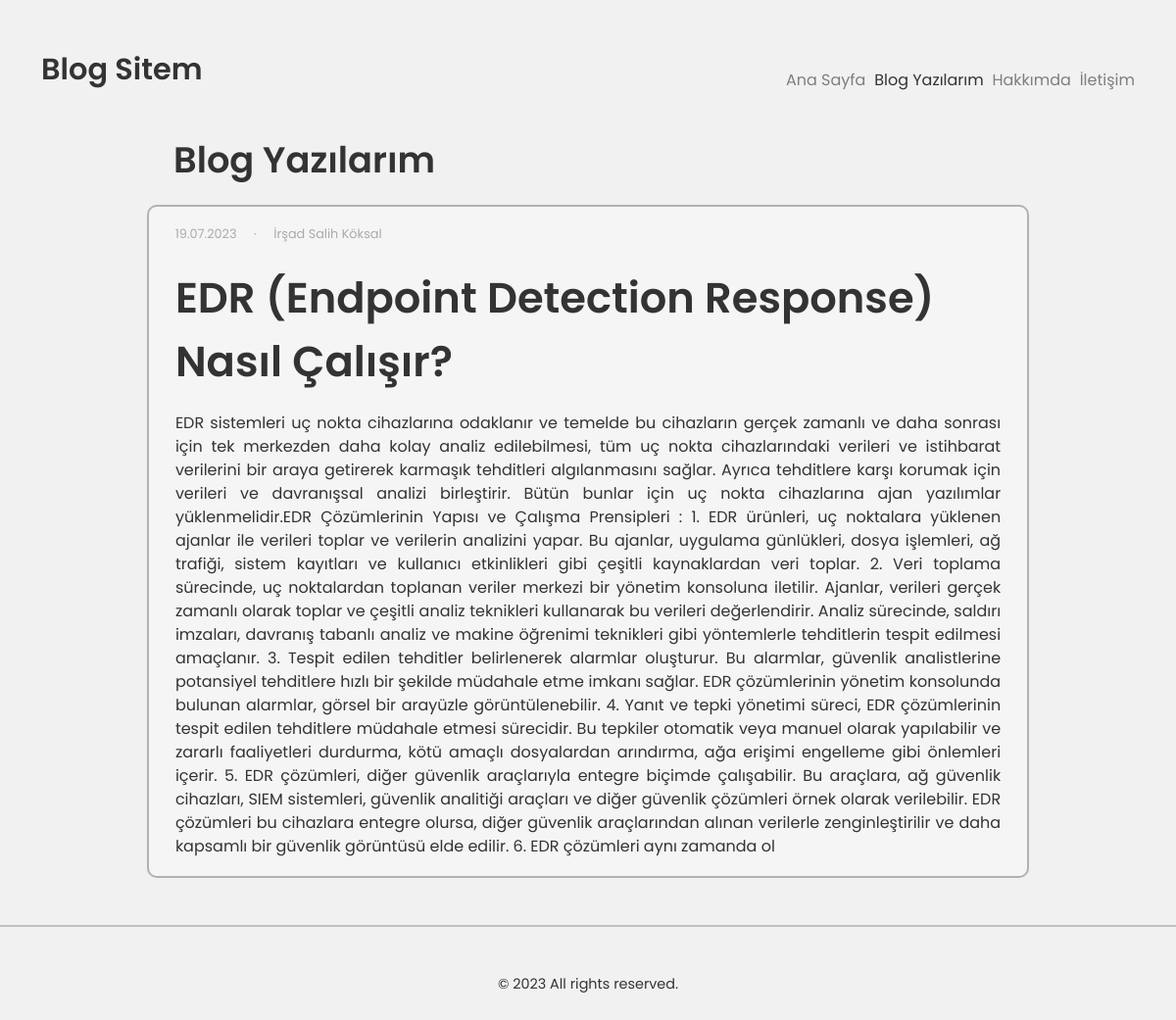
The app's page /yazi.php?id=6 with its own data.
### tables this page shows
CREATE TABLE "blog" (
	"id"	INTEGER,
	"baslik"	TEXT,
	"icerik"	TEXT,
	"gorsel"	TEXT,
	"tarih"	TEXT,
	PRIMARY KEY("id")
);

### yazi.php (the view, shortened to what this page needs)
<?php
$pdo = new PDO('sqlite:veritabani.db');
if ($_GET['id']) {
  $id=$_GET['id'];
  $yazi = $pdo->query('SELECT * FROM blog where id='.$id )->fetch(PDO::FETCH_ASSOC);
}else {
  header("location:index.php");
}
?>
<!DOCTYPE html>
<html lang="tr">
<head>
    <link rel="stylesheet" type="text/css" href="assets/fonts/flaticon/flaticon.css">
    <link rel="stylesheet" href="assets/css/bootstrap.min.css">
    <link rel="stylesheet" href="assets/css/style.css">
    <link rel="stylesheet" href="assets/css/mobile.css">
</head>
<body>
    <header>
        <div class="container">
            <div class="header-wrapper mt-5">
                <div class="row header-content">
                    <div class="header-title col-md-8">
                        <a href="./">Blog Sitem</a>
                    </div>
                    <div class="header-menu col-md-4">
                        <ul>
                            <li>
                                <a href="./">Ana Sayfa</a>
                            </li>
                            <li>
                                <a href="blog.php" style="opacity: 100%;">Blog Yazılarım</a>
                            </li>
                            <li>
                                <a href="hakkimda.php">Hakkımda</a>
                            </li>
                            <li>
                                <a href="iletisim.php">İletişim</a>
                            </li>
                        </ul>
                    </div>
                </div>
            </div>
        </div>
    </header>
    <div class="blog-wrapper">
        <div class="container mt-4">
            <div class="blog-container">
                <div class="blog-top-title">
                    Blog Yazılarım
                </div>
                <div class="blog-container-text">
                    <div class="blog-text-meta-info">
                        <ul>
                            <li>
                                <div class="blog-text-date">
                                    <?=date('d.m.Y',strtotime($yazi['tarih'])); ?>
                                </div>
                                <div class="blog-text-meta-dot">
                                    ·
                                </div>
                                <div class="blog-text-author">
                                    İrşad Salih Köksal
                                </div>
                            </li>
                        </ul>
                    </div>
                    <div class="blog-text-title">
                        <?=$yazi['baslik']; ?>
                    </div>
                    <div class="blog-text">
                       <?=$yazi['icerik']; ?>
                   </div>
               </div>
           </div>
       </div>
   </div>
   <footer>
    <hr>
<div class="container text-center mt-5 mb-5" >
    <div class="copyright">
        © 2023 All rights reserved.
    </div>
</div>
</footer>
</body>
</html>

### assets/css/style.css (style rules this page uses)
body { background-color: #f1f1f1; font-family: 'Poppins', sans-serif; color: #333; }
header { z-index: 999; }
header .header-wrapper .header-content { align-items: flex-end; }
header .header-wrapper .header-title a { text-decoration: none; color: #333; font-size: 1.9rem; font-weight: 600; }
header .header-wrapper .header-menu ul { display: flex; justify-content: space-between; margin: 0; padding: 0; }
header .header-wrapper .header-menu ul li { list-style-type: none; }
header .header-wrapper .header-menu ul li a { text-decoration: none; color: #333; opacity: 0.6; font-weight: 400; }
footer .copyright { color: #333; font-size: 0.9rem; font-weight: 400; }
footer hr:not([size]) { width: 100%; height: 2.1px; color:#333; }
.blog-wrapper .blog-container { max-width: 900px; margin: auto; }
.blog-wrapper .blog-container .blog-top-title { text-decoration: none; color: #333; font-size: 2.3rem; font-weight: 600; padding: 2% 3%; }
.blog-wrapper .blog-container .blog-container-text { background-color: #f5f5f5; border: 2px solid rgba(0, 0, 0, 0.28); border-radius: 10px; margin: auto; }
.blog-wrapper .blog-container .blog-container-text .blog-text-title { text-decoration: none; color: #333; font-size: 2.7rem; font-weight: 600; padding: 0% 3%; }
.blog-wrapper .blog-container .blog-container-text .blog-text { text-decoration: none; color: #333; font-size: 1rem; padding: 2% 3%; text-align: Justify; }
.blog-wrapper .blog-container .blog-container-text .blog-text-meta-info ul { list-style-type: none; padding: 1% 0% 0% 2%; }
.blog-wrapper .blog-container .blog-container-text .blog-text-meta-info ul li { display: flex; font-size: 0.8rem; color: #aaa; }
.blog-wrapper .blog-container .blog-container-text .blog-text-meta-info ul li > div { padding: 1%; }

### records on screen
blog: tarih "19.07.2023", baslik "EDR (Endpoint Detection Response) Nasıl Çalışır?", icerik "EDR sistemleri uç nokta cihazlarına odaklanır ve temelde bu cihazların gerçek zamanlı ve daha sonrası için tek merkezden daha kolay analiz edilebilmesi, tüm uç nokta cihazlarındaki verileri ve istihbarat verilerini bir araya getirerek karmaşık tehditleri algılanmasını sağlar. Ayrıca tehditlere karşı korumak için verileri ve davranışsal analizi birleştirir. Bütün bunlar için uç nokta cihazlarına ajan yazılımlar yüklenmelidir.EDR Çözümlerinin Yapısı ve Çalışma Prensipleri : 1. EDR ürünleri, uç noktalara yüklenen ajanlar ile verileri toplar ve verilerin analizini yapar. Bu ajanlar, uygulama günlükleri, dosya işlemleri, ağ trafiği, sistem kayıtları ve kullanıcı etkinlikleri gibi çeşitli…"
